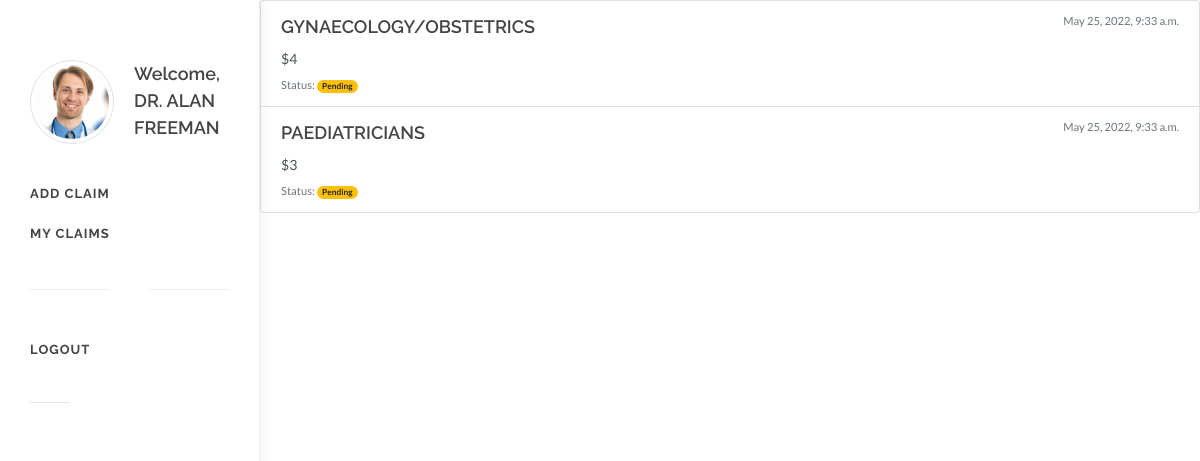
The app's page /myclaims (signed in) with its own data.
### claim/models.py (models this page shows)
class Account(models.Model):
    display_picture = models.ImageField(null=True, blank=True, editable=True, upload_to="images/")
    user = models.ForeignKey(settings.AUTH_USER_MODEL, on_delete=models.CASCADE)
    accountType = models.CharField(max_length=64)
    name = models.CharField(max_length=64, default="")
    department =  models.CharField(max_length=64, default="")
    username = models.CharField(max_length=64, default="")

class Claim(models.Model):
    doctor = models.ForeignKey(Account, on_delete=models.CASCADE)
    claimed = models.IntegerField()
    age = models.IntegerField()
    gender = models.CharField(max_length=50)
    practice = models.IntegerField()
    member = models.IntegerField(default=0)
    description = models.CharField(max_length=50)
    tariff = models.IntegerField()
    approval = models.CharField(max_length=50)
    confidence = models.FloatField(blank=True, null=True)
    trees = models.CharField(max_length=50)
    forest = models.CharField(max_length=50)
    created_at = models.DateTimeField(auto_now_add=True)
    updated_at = models.DateTimeField(auto_now=True)
    class Meta:
        ordering = ('-updated_at',)

### claim/views.py (the view)
# urls.py: path('myclaims', views.myClaims, name='myclaims'),
def myClaims(request):
    user = request.user
    account = Account.objects.get(user = user)
    if account.accountType == 'Doctor':
        claims = Claim.objects.filter(doctor = account)
        return render(request, "claim/myClaims.html", {'claims':claims, 'account':account})
    return render(request, "claim/login.html")

### claim/templates/claim/myClaims.html (shortened to what this page needs)
{% extends 'claim/docSide.html' %}
{% block body %}
<div class="list-group">
    {% for claim in claims %}
    <a {% if claim.approval == "Pending"%}  href="{% url 'claim:claim-update' claim.id %}"
    {% endif %} class="list-group-item list-group-item-action flex-column align-items-start">
        <div class="d-flex w-100 justify-content-between">
            <h4 class="mb-2">{{claim.description}}</h4>
            <small class="text-muted">{{claim.updated_at}}</small>
        </div>
        <p class="mb-1">${{claim.claimed}}</p>
        <small class="text-muted">Status:
            {% if claim.approval == "Approved"%}
            <span class="badge badge-pill badge-success">Approved</span>
            {% elif claim.approval == "Pending" %}
            <span class="badge badge-pill badge-warning">Pending</span>
            {% else %}
            <span class="badge badge-pill badge-danger">Rejected</span>
            {% endif %}</small>
    </a>
    {% endfor %}
</div>
{% endblock %}

### claim/templates/claim/docSide.html (shortened to what this page needs)
{% extends 'claim/base.html' %}
{% block side %}
side-header
        {% endblock %}
{% block content %}
		<header id="header" class="no-sticky">
			<div id="header-rap">
				<div class="container clearfix">
					<div id="logo" class="nobottomborder">
						<a  class="standard-logo" ><img src="{{ account.display_picture.url }}" class="alignleft img-circle img-thumbnail notopmargin nobottommargin" alt="Avatar" style="max-width: 84px;">
							<h4>Welcome, {{account.name}}</h4>
						</a>
					</div>
					<nav id="primary-menu">
						<ul>
							<li><a href="{% url 'claim:doctor'%}"><div>Add Claim</div></a></li>
                            <li><a href="{% url 'claim:myclaims' %}"><div>My Claims</div></a></li>
							<div class="divider divider-center"><a  data-scrollto="#header"><i class="icon-settings"></i></a></div>
							<li><a href="{% url 'claim:logout' %}"><div>Logout</div></a></li>
						</ul>
					</nav>
				</div>
			</div>
		</header>
        {% block body %}
        {% endblock %}
{% endblock %}

### records on screen
Account: display_picture (picture), name "DR. ALAN FREEMAN"
Claim: description "GYNAECOLOGY/OBSTETRICS", updated_at "May 25, 2022, 9:33 a.m.", claimed "4", approval "Pending"
Claim: description "PAEDIATRICIANS", updated_at "May 25, 2022, 9:33 a.m.", claimed "3", approval "Pending"
